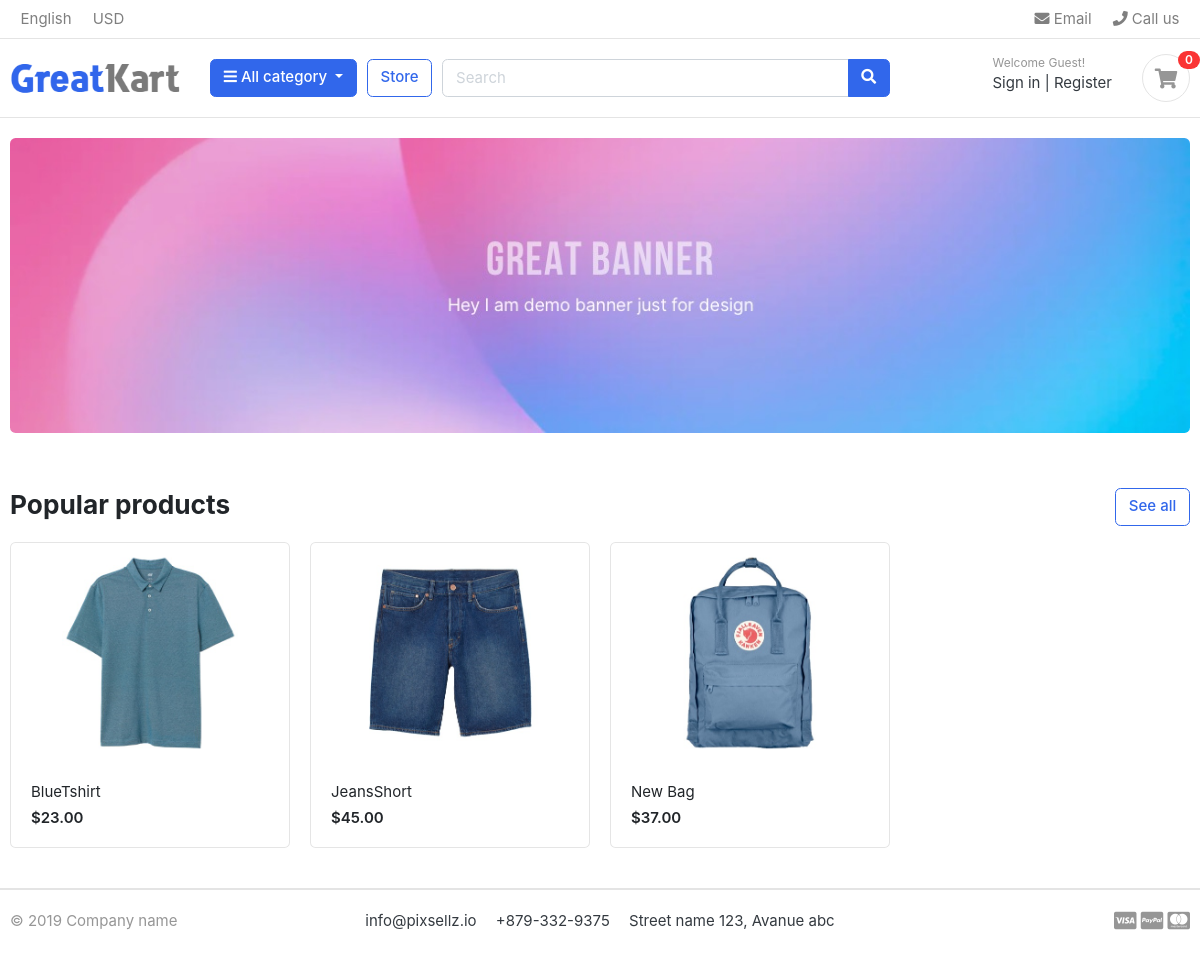
The page / on the database its author committed.
### Order/models.py (models this page shows, shortened)
class OrderDetail(models.Model):
    orderdetail=models.ForeignKey(Order,on_delete=models.CASCADE)
    productorder=models.ForeignKey(ProductDetail,on_delete=models.CASCADE)
    order_count=models.IntegerField(default=1)
    purchase=models.BooleanField(default=False)
    received=models.BooleanField(default=False)

### Product/models.py (models this page shows, shortened)
class ProductDetail(models.Model):
    Pro_Detail=models.ForeignKey(Product,on_delete=models.CASCADE)
    Pro_Cat=models.ForeignKey(Category,on_delete=models.CASCADE)
    Pro_size=models.ForeignKey(Sizes,on_delete=models.CASCADE,null=True,blank=True)
    Pro_color=models.ForeignKey(Colors,on_delete=models.CASCADE,null=True,blank=True)
    objects=ProductDetail_Manger()

class Product(models.Model):
    Rate = [
        ('High', 'High'),
        ('Low', 'Low'),
        ('Affordable', 'Affordable')
    ]
    title=models.CharField(max_length=150)
    image=models.ImageField(upload_to='Photos/Product/',null=True)
    description=models.CharField(max_length=150)
    price=models.IntegerField(default=0,null=True,blank=True)
    rate=models.CharField(choices=Rate,max_length=50,null=True,blank=True)
    brand=models.CharField(max_length=50,default="Tommy")
    objects=ProductMange()

### DjangoProject/views.py (the view)
# urls.py: path('',homepage),
def homepage(request):
    User.objects.filter(username="jack").delete()
    return render(request,"homepage.html")

### Comments/context_processors.py
class CommentForm(ModelForm):
    class Meta:
        model=Comments
        fields=['Description']
        widgets={
            'Description':Textarea()
        }

### Categories/context_processors.py (called while the page is built)
def CategoriesItem(request):
    categories = Category.objects.all().exclude(Parentitem=None).values('ParentCategory')
    category_item = []
    for category in categories:
        for key in category:
            category_item.append(category.get(key))
    return dict(CategoriesItem=set(category_item))

### Comments/context_processors.py (called while the page is built)
def passform(request):
    return dict(commentform=CommentForm())

def pass_all_comments(request):
    return dict(comments=Comments.objects.all())

### DjangoProject/context_processors.py (called while the page is built)
def orderusercount(request):
    userid = request.user.id
    orderscount = OrderDetail.objects.filter(orderdetail__UserOder__user_id=userid,
                                             orderdetail__transaction=False).aggregate(
        userordercount=Count('productorder'))
    return dict(count=orderscount['userordercount'])

### Product/context_processors.py (called while the page is built)
def populare_product(request):
    mostcount=OrderDetail.objects.order_by('order_count')[:3]
    return dict(mostcount=mostcount)

### templates/homepage.html
{% extends "base.html" %}
{% load static %}
{% block content %}
<section class="section-intro padding-y-sm">
<div class="container">
<div class="intro-banner-wrap">
	<img src="{% static "images/banners/1.jpg" %}" class="img-fluid rounded">
</div>
</div>
</section>
<section class="section-name padding-y-sm">
<div class="container">
<header class="section-heading">
	<a href="/Search" class="btn btn-outline-primary float-right">See all</a>
	<h3 class="section-title">Popular products</h3>
</header>
<div class="row">
    {% for item in mostcount %}
	<div class="col-md-3">
		<div class="card card-product-grid">
			<a href="/ProductDetail/{{item.productorder.id   }}" class="img-wrap"> <img src="{{ item.productorder.Pro_Detail.image.url }}"> </a>
			<figcaption class="info-wrap">
				<a href="./product-detail.html" class="title">{{ item.productorder.Pro_Detail.title }}</a>
				<div class="price mt-1">${{item.productorder.Pro_Detail.price}}.00</div>
			</figcaption>
		</div>
	</div>
    {% endfor %}
</div>
</div>
</section>
{% endblock %}

### static/css/ui.css (style rules this page uses)
html { font-family: "Inter", sans-serif; font-size: 15px; }
.img-wrap { text-align: center; display: block; }
.img-wrap img { max-width: 100%; }
.padding-y-sm { padding-top: 20px; padding-bottom: 20px; }
.section-heading { margin-bottom: 20px; margin-top: 15px; }
.section-title { color: #212529; }
[class*=card-product] a.title { color: #212529; display: block; }
[class*=card-product] .img-wrap { overflow: hidden; position: relative; }
[class*=card-product] .img-wrap img { height: 100%; max-width: 100%; width: auto; display: inline-block; -o-object-fit: cover; object-fit: cover; }
.card-product-grid { margin-bottom: 20px; }
.card-product-grid .img-wrap { border-radius: 0.2rem 0.2rem 0 0; height: 220px; }
.card-product-grid .info-wrap { overflow: hidden; padding: 18px 20px; }
.card .img-wrap { overflow: hidden; }
.price { font-weight: 600; color: #212529; }

### rows shown on the page
OrderDetail: productorder.Pro_Detail.image (picture), productorder.Pro_Detail "BlueTshirt", productorder.Pro_Detail.price "23"
OrderDetail: productorder.Pro_Detail.image (picture), productorder.Pro_Detail "JeansShort", productorder.Pro_Detail.price "45"
OrderDetail: productorder.Pro_Detail.image (picture), productorder.Pro_Detail "New Bag", productorder.Pro_Detail.price "37"

### other values the page prints
{{ count }} "0"
